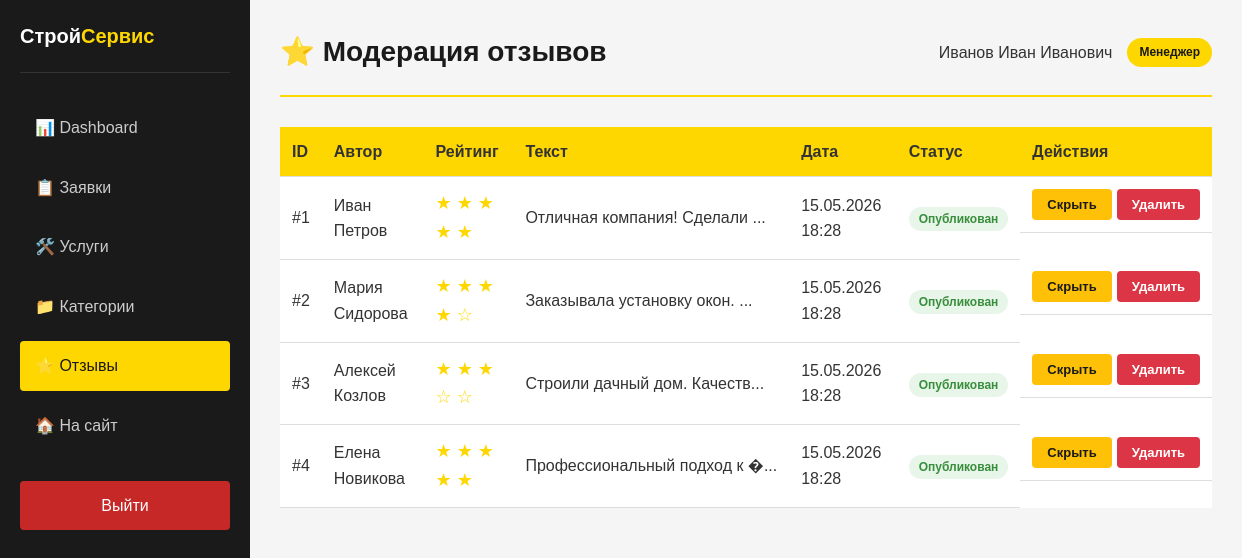
The app's page /pages/admin/reviews.php (signed in) with its own data.
### tables this page shows
CREATE TABLE IF NOT EXISTS Reviews (
    ID_review INT AUTO_INCREMENT PRIMARY KEY,
    Client_name VARCHAR(255) NOT NULL,
    Review_text TEXT NOT NULL,
    Rating INT CHECK (Rating >= 1 AND Rating <= 5),
    Date_created DATETIME DEFAULT CURRENT_TIMESTAMP,
    Is_published ENUM('да', 'Нет') DEFAULT 'Нет'
);

### pages/admin/reviews.php (the view, shortened to what this page needs)
<?php
require_once '../../i/WebsiteBackend/db.php';
$role = $_SESSION['role'];
$user_fio = $_SESSION['fio'];
$reviews = [];
try {
    $stmt = $pdo->query("SELECT * FROM Reviews ORDER BY Date_created DESC");
    $reviews = $stmt->fetchAll(PDO::FETCH_ASSOC);
} catch (PDOException $e) {
    $message = 'Ошибка при загрузке отзывов: ' . $e->getMessage();
    $message_type = 'error';
}
?>
<!DOCTYPE html>
<html lang="ru">
<head>
    <link rel="stylesheet" href="../../i/Styles/main.css">
</head>
<body>
    <div class="admin-layout">
        <aside class="admin-sidebar">
            <div class="admin-logo">Строй<span>Сервис</span></div>
            <ul class="admin-nav">
                <li><a href="dashboard.php">📊 Dashboard</a></li>
                <?php if ($role === 'admin'): ?>
                    <li><a href="orders.php">📋 Заявки</a></li>
                    <li><a href="services.php">🛠️ Услуги</a></li>
                    <li><a href="categories.php">📁 Категории</a></li>
                    <li><a href="personnel.php">👥 Персонал</a></li>
                <?php else: ?>
                    <li><a href="orders.php">📋 Заявки</a></li>
                    <li><a href="services.php">🛠️ Услуги</a></li>
                    <li><a href="categories.php">📁 Категории</a></li>
                <?php endif; ?>
                <li><a href="reviews.php" class="active">⭐ Отзывы</a></li>
                <li><a href="../../index.php">🏠 На сайт</a></li>
                <li><a href="logout.php" class="logout">Выйти</a></li>
            </ul>
        </aside>
        <main class="admin-content">
            <div class="admin-header">
                <h1>⭐ Модерация отзывов</h1>
                <div class="user-info">
                    <span><?= htmlspecialchars($user_fio) ?></span>
                    <span class="user-role"><?= $role === 'admin' ? 'Администратор' : 'Менеджер' ?></span>
                </div>
            </div>
            <?php if (empty($reviews)): ?>
                <p>Отзывов пока нет.</p>
            <?php else: ?>
                <div class="table-responsive">
                    <table>
                        <thead>
                            <tr>
                                <th>ID</th>
                                <th>Автор</th>
                                <th>Рейтинг</th>
                                <th>Текст</th>
                                <th>Дата</th>
                                <th>Статус</th>
                                <th>Действия</th>
                            </tr>
                        </thead>
                        <tbody>
                            <?php foreach ($reviews as $review): ?>
                            <tr>
                                <td>#<?= $review['ID_review'] ?></td>
                                <td><?= htmlspecialchars($review['Client_name']) ?></td>
                                <td>
                                    <div class="rating-display">
                                        <?php for ($i = 1; $i <= 5; $i++): ?>
                                            <?= $i <= $review['Rating'] ? '★' : '☆' ?>
                                        <?php endfor; ?>
                                    </div>
                                </td>
                                <td class="review-text-preview">
                                    <?= htmlspecialchars(substr($review['Review_text'], 0, 50)) ?>...
                                </td>
                                <td><?= date('d.m.Y H:i', strtotime($review['Date_created'])) ?></td>
                                <td>
                                    <span class="badge <?= $review['Is_published'] === 'да' ? 'badge-published' : 'badge-unpublished' ?>">
                                        <?= $review['Is_published'] === 'да' ? 'Опубликован' : 'На модерации' ?>
                                    </span>
                                </td>
                                <td class="actions">
                                    <?php if ($review['Is_published'] === 'да'): ?>
                                        <form method="POST" style="display:inline;">
                                            <button type="submit" class="btn btn-warning">Скрыть</button>
                                        </form>
                                    <?php endif; ?>
                                    <form method="POST" style="display:inline;" onsubmit="return confirm('Удалить отзыв?')">
                                        <button type="submit" class="btn btn-danger">Удалить</button>
                                    </form>
                                </td>
                            </tr>
                            <?php endforeach; ?>
                        </tbody>
                    </table>
                </div>
            <?php endif; ?>
        </main>
    </div>
</body>
</html>

### i/Styles/main.css (style rules this page uses)
* { margin: 0; padding: 0; box-sizing: border-box; }
:root { --primary-yellow: #FFD700; --primary-dark: #1A1A1A; --text-light: #FFFFFF; --text-dark: #333333; --bg-light: #FFFFFF; --bg-gray: #F5F5F5; --border-color: #DDDDDD; --shadow: 0 4px 6px rgba(0,0,0,0.1); }
body { font-family: 'Arial', sans-serif; background-color: var(--bg-light); color: var(--text-dark); line-height: 1.6; transition: background-color 0.3s, color 0.3s; }
.btn { padding: 15px 30px; border-radius: 4px; font-weight: bold; text-decoration: none; transition: all 0.3s; display: inline-block; }
.admin-layout { display: grid; grid-template-columns: 250px 1fr; min-height: 100vh; }
.admin-sidebar { background-color: #1A1A1A; color: #FFFFFF; padding: 20px; }
.admin-logo { font-size: 20px; font-weight: bold; margin-bottom: 30px; padding-bottom: 20px; border-bottom: 1px solid #333; }
.admin-logo span { color: #FFD700; }
.admin-nav { list-style: none; padding: 0; margin: 0; }
.admin-nav li { margin-bottom: 10px; }
.admin-nav a { display: block; padding: 12px 15px; color: #CCCCCC; text-decoration: none; border-radius: 4px; transition: all 0.3s; }
.admin-nav a:hover, .admin-nav a.active { background-color: #FFD700; color: #1A1A1A; }
.admin-nav a.logout { margin-top: 30px; background-color: #c62828; color: white; text-align: center; }
.admin-content { padding: 30px; background-color: #F5F5F5; }
.admin-header { display: flex; justify-content: space-between; align-items: center; margin-bottom: 30px; padding-bottom: 20px; border-bottom: 2px solid #FFD700; }
.admin-header h1 { color: #1A1A1A; font-size: 28px; }
.user-info { display: flex; align-items: center; gap: 15px; }
.user-role { background-color: #FFD700; color: #1A1A1A; padding: 5px 12px; border-radius: 20px; font-size: 12px; font-weight: bold; }

### pages/admin/reviews.php (style rules this page uses)
body { background-color: #F5F5F5; }
.admin-layout { display: grid; grid-template-columns: 250px 1fr; min-height: 100vh; }
.admin-sidebar { background-color: #1A1A1A; color: #FFFFFF; padding: 20px; }
.admin-logo { font-size: 20px; font-weight: bold; margin-bottom: 30px; padding-bottom: 20px; border-bottom: 1px solid #333; }
.admin-logo span { color: #FFD700; }
.admin-nav { list-style: none; }
.admin-nav li { margin-bottom: 10px; }
.admin-nav a { display: block; padding: 12px 15px; color: #CCCCCC; text-decoration: none; border-radius: 4px; transition: all 0.3s; }
.admin-nav a:hover, .admin-nav a.active { background-color: #FFD700; color: #1A1A1A; }
.admin-nav a.logout { margin-top: 30px; background-color: #c62828; color: white; text-align: center; }
.admin-content { padding: 30px; }
.admin-header { display: flex; justify-content: space-between; align-items: center; margin-bottom: 30px; padding-bottom: 20px; border-bottom: 2px solid #FFD700; }
.admin-header h1 { color: #1A1A1A; font-size: 28px; }
.user-info { display: flex; align-items: center; gap: 15px; }
.user-role { background-color: #FFD700; color: #1A1A1A; padding: 5px 12px; border-radius: 20px; font-size: 12px; font-weight: bold; }
.btn { padding: 8px 15px; border: none; border-radius: 4px; cursor: pointer; text-decoration: none; display: inline-block; font-size: 13px; }
.btn-danger { background-color: #dc3545; color: white; }
.btn-warning { background-color: #ffc107; color: #1A1A1A; }
.table-responsive { overflow-x: auto; }
table { width: 100%; border-collapse: collapse; background: white; }
th, td { padding: 12px; text-align: left; border-bottom: 1px solid #ddd; }
th { background: #FFD700; font-weight: bold; }
.actions { display: flex; gap: 5px; }
.badge { padding: 5px 10px; border-radius: 15px; font-size: 12px; font-weight: bold; }
.badge-published { background: #e8f5e9; color: #388e3c; }
.rating-display { color: #FFD700; font-size: 18px; }
.review-text-preview { max-width: 400px; white-space: nowrap; overflow: hidden; text-overflow: ellipsis; }

### records on screen
reviews: ID_review "1", Client_name "Иван Петров", Rating 5 (drawn), Review_text "Отличная компания! Сделали", Date_created "15.05.2026 18:28", Is_published "Опубликован"
reviews: ID_review "2", Client_name "Мария Сидорова", Rating 4 (drawn), Review_text "Заказывала установку окон.", Date_created "15.05.2026 18:28", Is_published "Опубликован"
reviews: ID_review "3", Client_name "Алексей Козлов", Rating 3 (drawn), Review_text "Строили дачный дом. Качеств", Date_created "15.05.2026 18:28", Is_published "Опубликован"
reviews: ID_review "4", Client_name "Елена Новикова", Rating 5 (drawn), Review_text "Профессиональный подход к �", Date_created "15.05.2026 18:28", Is_published "Опубликован"

### other values on screen
$user_fio "Иванов Иван Иванович"
